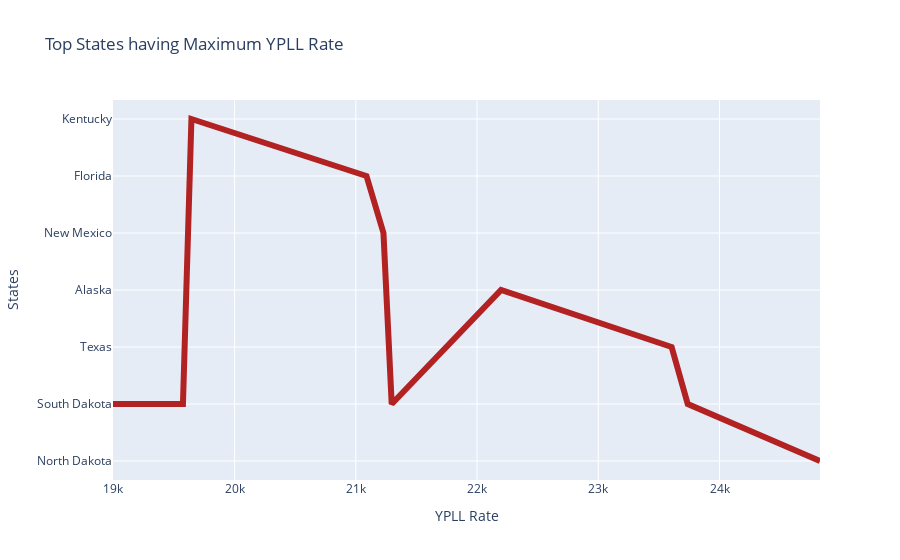

This figure's notebook cell:
### Code cell
import plotly.graph_objects as go
import numpy as np

x = df_ypll['ypll_rate']
y = df_ypll['state']

fig = go.Figure(data=go.Scatter(x=x, y=y, mode = 'lines',line = dict(color='firebrick', width=6)))
#fig.add_trace(go.Scatter(x=x, y=y,
 #                   mode='lines+markers',
  #                  name='lines+markers'))

fig.update_layout(title='Top States having Maximum YPLL Rate',
                   xaxis_title='YPLL Rate',
                   yaxis_title='States')


fig.show()

### Figure 1 — Plotly figure (JSON) as saved in the notebook; plotly's stock layout.template omitted (floating-point values rounded to 4 significant figures)
{"data": [{"line": {"color": "firebrick", "width": 6}, "mode": "lines", "type": "scatter", "x": [24829, 23738, 23605, 22198, 21296, 21228, 21088, 19644, 19574, 19085, 18997], "y": ["North Dakota", "South Dakota", "Texas", "Alaska", "South Dakota", "New Mexico", "Florida", "Kentucky", "South Dakota", "South Dakota", "South Dakota"]}], "layout": {"title": {"text": "Top States having Maximum YPLL Rate"}, "xaxis": {"title": {"text": "YPLL Rate"}}, "yaxis": {"title": {"text": "States"}}}}
